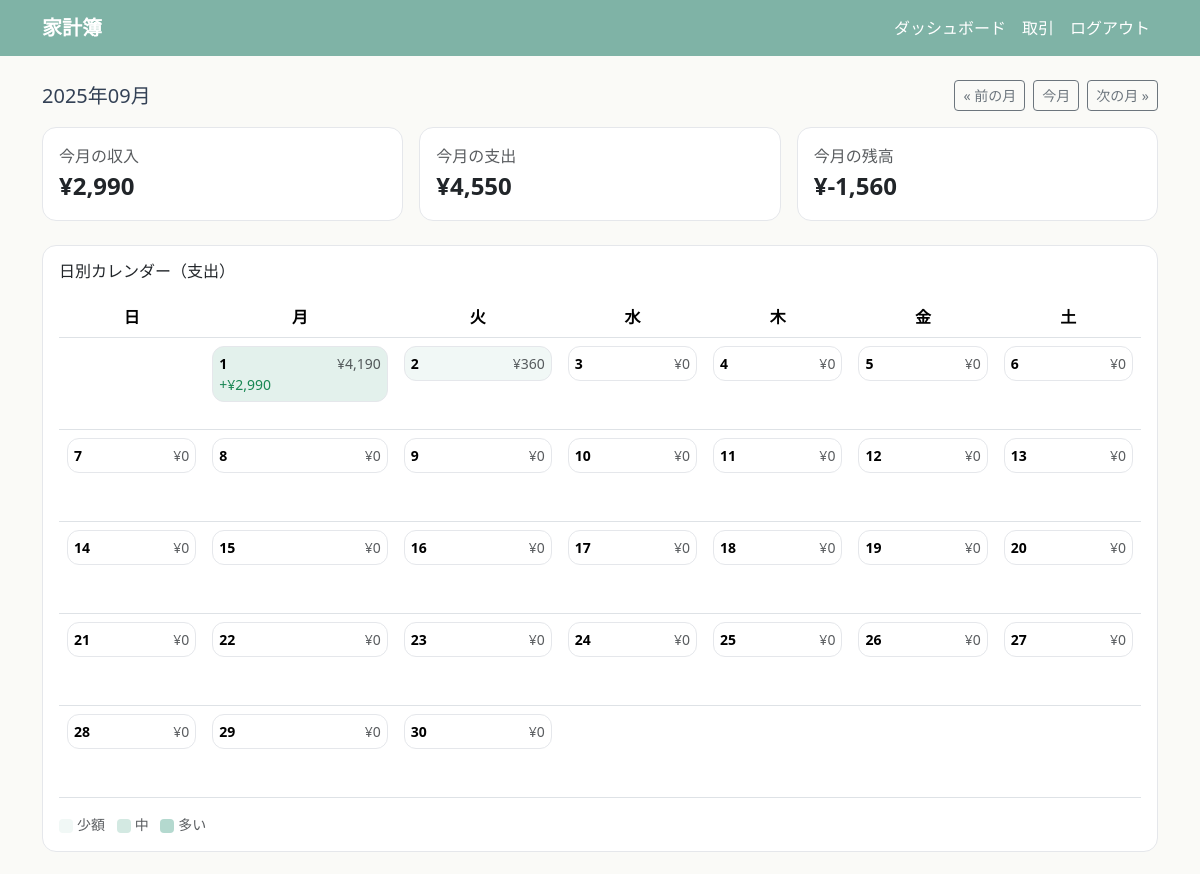
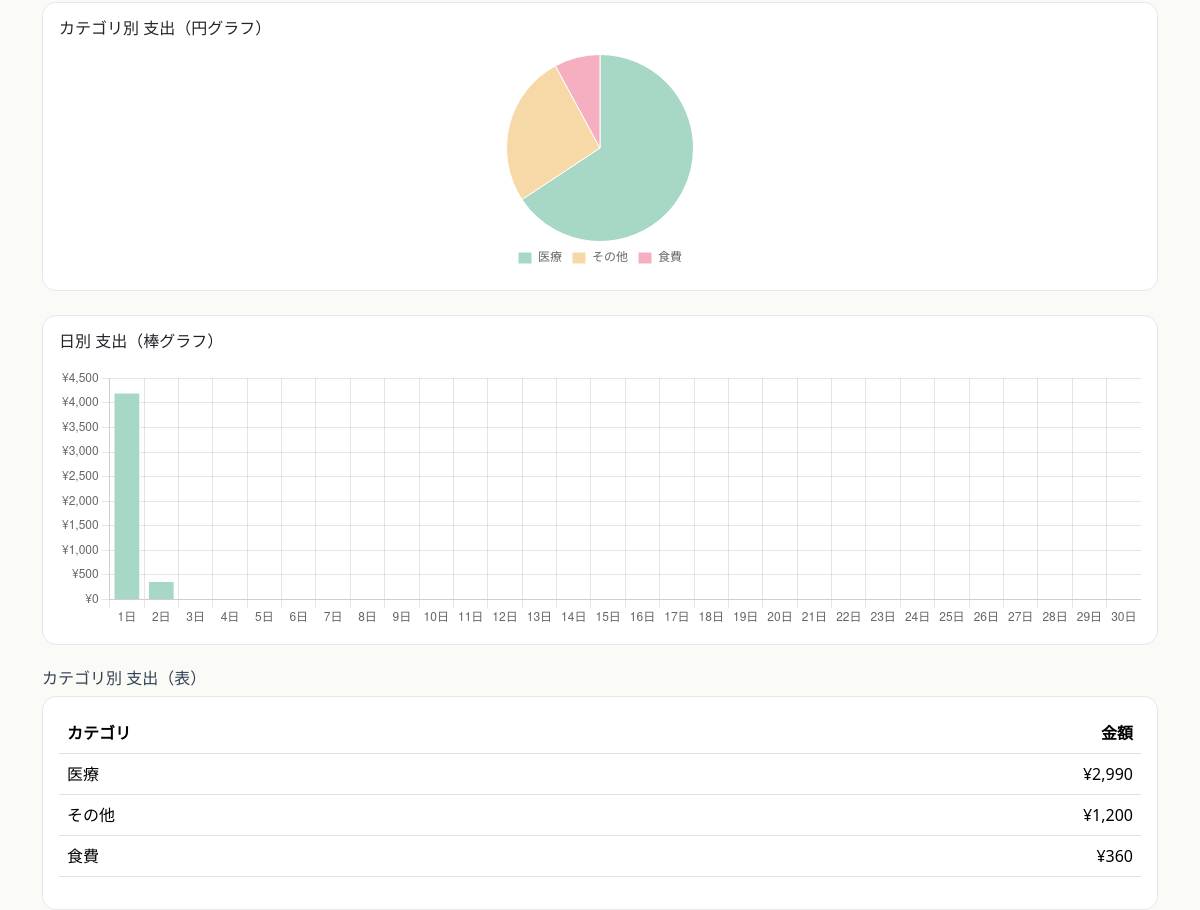
The page /dashboard (signed in) on the database its author committed (2 pictures, top to bottom).
### models.py (models this page shows)
class Category(db.Model):
    id = db.Column(db.Integer, primary_key=True)
    kind = db.Column(db.String(10), nullable=False)
    name = db.Column(db.String(50), nullable=False)
    __table_args__ = (
        CheckConstraint("kind IN ('expense','income')", name="ck_category_kind"),
    )

### app.py (the view)
@app.route("/dashboard")
@login_required
def dashboard():
    y = request.args.get("y", type=int)
    m = request.args.get("m", type=int)
    today = date.today()
    year = y or today.year
    month = m or today.month
    calendar.setfirstweekday(calendar.SUNDAY)
    month_start = date(year, month, 1)
    last_day = calendar.monthrange(year, month)[1]
    next_month_start = date(year + (1 if month == 12 else 0),
                            1 if month == 12 else month + 1, 1)
    prev_year  = year - 1 if month == 1  else year
    prev_month = 12        if month == 1  else month - 1
    next_year  = year + 1  if month == 12 else year
    next_month = 1         if month == 12 else month + 1
    this_month = (Transaction.query
                  .filter(Transaction.user_id == current_user.id,
                          Transaction.date >= month_start,
                          Transaction.date < next_month_start)
                  .all())
    income  = sum(t.amount for t in this_month if t.kind == "income")
    expense = sum(t.amount for t in this_month if t.kind == "expense")
    balance = income - expense
    by_cat = defaultdict(int)
    for t in this_month:
        if t.kind == "expense":
            by_cat[t.category.name if t.category else "未分類"] += t.amount
    cat_rows   = sorted(by_cat.items(), key=lambda x: x[1], reverse=True)
    cat_labels = [name for name, _total in cat_rows]
    cat_values = [total for _name, total in cat_rows]
    daily_income  = [0] * last_day
    daily_expense = [0] * last_day
    daily_balance = [0] * last_day
    for t in this_month:
        d = t.date.day
        if t.kind == "income":
            daily_income[d - 1] += t.amount
        else:
            daily_expense[d - 1] += t.amount
        daily_balance[d - 1] = daily_income[d - 1] - daily_expense[d - 1]
    weeks = calendar.monthcalendar(year, month)  # [[Sun..Sat], …]
    day_labels = [f"{d}日" for d in range(1, last_day + 1)]
    day_values = daily_expense  # 支出のみ
    return render_template(
        "dashboard.html",
        year=year, month=month, month_str=f"{year}年{month:02d}月",
        prev_year=prev_year, prev_month=prev_month,
        next_year=next_year, next_month=next_month,
        income=income, expense=expense, balance=balance, cat_rows=cat_rows,
        cat_labels=cat_labels, cat_values=cat_values,
        day_labels=day_labels, day_values=day_values,
        weeks=weeks,
        daily_income=daily_income,
        daily_expense=daily_expense,
        daily_balance=daily_balance
    )

### app.py (called while the page is built)
@login_manager.user_loader
def load_user(user_id):
    return User.query.get(int(user_id))

### templates/dashboard.html (shortened to what this page needs)
{% extends "base.html" %}
{% block content %}
<div class="d-flex justify-content-between align-items-center mb-3">
  <h2 class="h5 mb-0">{{ month_str }}</h2>
  <div class="d-flex gap-2">
    <a class="btn btn-outline-secondary btn-sm"
       href="{{ url_for('dashboard', y=prev_year, m=prev_month) }}">&laquo; 前の月</a>
    <a class="btn btn-outline-secondary btn-sm"
       href="{{ url_for('dashboard') }}">今月</a>
    <a class="btn btn-outline-secondary btn-sm"
       href="{{ url_for('dashboard', y=next_year, m=next_month) }}">次の月 &raquo;</a>
  </div>
</div>
<div class="row g-3 mb-4">
  <div class="col-md-4">
    <div class="card p-3">
      <div class="text-muted">今月の収入</div>
      <div class="fs-4 fw-semibold">¥{{ '{:,.0f}'.format(income) }}</div>
    </div>
  </div>
  <div class="col-md-4">
    <div class="card p-3">
      <div class="text-muted">今月の支出</div>
      <div class="fs-4 fw-semibold">¥{{ '{:,.0f}'.format(expense) }}</div>
    </div>
  </div>
  <div class="col-md-4">
    <div class="card p-3">
      <div class="text-muted">今月の残高</div>
      <div class="fs-4 fw-semibold">¥{{ '{:,.0f}'.format(balance) }}</div>
    </div>
  </div>
</div>
<div class="card p-3 mb-4">
  <h3 class="h6 mb-3">日別カレンダー（支出）</h3>
  <div class="table-responsive">
    <table class="table align-middle calendar-table">
      <thead>
        <tr class="text-muted">
          <th class="text-center">日</th>
          <th class="text-center">月</th>
          <th class="text-center">火</th>
          <th class="text-center">水</th>
          <th class="text-center">木</th>
          <th class="text-center">金</th>
          <th class="text-center">土</th>
        </tr>
      </thead>
      <tbody>
        {% for week in weeks %}
        <tr>
          {% for d in week %}
          {% if d == 0 %}
            <td></td>
          {% else %}
            {% set exp = daily_expense[d-1] %}
            {% set inc = daily_income[d-1] %}
            {% set heat = 0 %}
            {% if exp >= 20000 %}{% set heat = 5 %}
            {% elif exp >= 10000 %}{% set heat = 4 %}
            {% elif exp >= 5000 %}{% set heat = 3 %}
            {% elif exp >= 2000 %}{% set heat = 2 %}
            {% elif exp >= 1 %}{% set heat = 1 %}
            {% endif %}
            <td>
              <div class="daycell heat-{{ heat }}">
                <div class="d-flex justify-content-between small">
                  <span class="fw-semibold">{{ d }}</span>
                  <span class="text-muted">¥{{ '{:,.0f}'.format(exp) }}</span>
                </div>
                {% if inc > 0 %}
                  <div class="small text-success">+¥{{ '{:,.0f}'.format(inc) }}</div>
                {% endif %}
              </div>
            </td>
          {% endif %}
          {% endfor %}
        </tr>
        {% endfor %}
      </tbody>
    </table>
  </div>
  <div class="small text-muted">
    <span class="legend-box heat-1"></span>少額
    <span class="legend-box heat-3 ms-2"></span>中
    <span class="legend-box heat-5 ms-2"></span>多い
  </div>
</div>
<div class="card p-3 mb-4">
  <h3 class="h6 mb-3">カテゴリ別 支出（円グラフ）</h3>
  {% if cat_values and cat_values|sum > 0 %}
    <div class="d-flex justify-content-center">
      <div style="width:240px; max-width:100%; height:220px; max-height:220px;">
        <canvas id="pieByCategory"></canvas>
      </div>
    </div>
  {% else %}
    <div class="text-muted">この月の支出データがありません。</div>
  {% endif %}
</div>
<div class="card p-3 mb-4">
  <h3 class="h6 mb-3">日別 支出（棒グラフ）</h3>
  {% if day_values and day_values|sum > 0 %}
    <div style="height:260px;">
      <canvas id="barByDay"></canvas>
    </div>
  {% else %}
    <div class="text-muted">この月の支出データがありません。</div>
  {% endif %}
</div>
<h3 class="h6">カテゴリ別 支出（表）</h3>
<div class="card p-3">
  <div class="table-responsive">
    <table class="table">
      <thead><tr><th>カテゴリ</th><th class="text-end">金額</th></tr></thead>
      <tbody>
        {% for name, total in cat_rows %}
          <tr>
            <td>{{ name }}</td>
            <td class="text-end">¥{{ '{:,.0f}'.format(total) }}</td>
          </tr>
        {% else %}
          <tr><td colspan="2" class="text-center text-muted">この月の支出はまだありません。</td></tr>
        {% endfor %}
      </tbody>
    </table>
  </div>
</div>
<script>
  const catLabels = {{ cat_labels|tojson }};
  const catValues = {{ cat_values|tojson }};
  const dayLabels = {{ day_labels|tojson }};
  const dayValues = {{ day_values|tojson }};
  const pastel = ['#A7D7C5','#F7D9A8','#F6AEC1','#C9C8FF','#F9C5D5','#B8E1FF','#D7E3FC','#FFE2B8','#C7F9CC','#FFD6A5'];
  const pieEl = document.getElementById('pieByCategory');
  if (pieEl && catValues.length && catValues.reduce((a,b)=>a+b,0) > 0) {
    new Chart(pieEl, {
      type: 'pie',
      data: {
        labels: catLabels,
        datasets: [{
          data: catValues,
          backgroundColor: catLabels.map((_, i) => pastel[i % pastel.length]),
          borderWidth: 1, borderColor: '#fff'
        }]
      },
      options: {
        responsive: true, maintainAspectRatio: false,
        plugins: {
          legend: { position: 'bottom', labels: { boxWidth: 14, font: { size: 12 } } },
          tooltip: { callbacks: { label: (ctx) => `${ctx.label}: ¥${(ctx.parsed||0).toLocaleString()}` } }
        }
      }
    });
  }
  const barEl = document.getElementById('barByDay');
  if (barEl && dayValues.length && dayValues.reduce((a,b)=>a+b,0) > 0) {
    new Chart(barEl, {
      type: 'bar',
      data: {
        labels: dayLabels,
        datasets: [{ label: '支出', data: dayValues, backgroundColor: '#A7D7C5' }]
      },
      options: {
        responsive: true, maintainAspectRatio: false,
        scales: {
          y: { beginAtZero: true, ticks: { callback: (v) => '¥' + Number(v).toLocaleString() } }
        },
        plugins: {
          legend: { display: false },
          tooltip: { callbacks: { label: (ctx) => '¥' + (ctx.parsed.y||0).toLocaleString() } }
        }
      }
    });
  }
</script>
{% endblock %}

### templates/base.html (style rules this page uses)
body { background: #FAFAF7; color: #334155; }
.card { border: 1px solid #E5E7EB; border-radius: 14px; }
.table thead { background: #F7F7F4; }

### templates/dashboard.html (style rules this page uses)
.calendar-table td { height: 92px; vertical-align: top; }
.daycell { border: 1px solid #E5E7EB; border-radius: 12px; padding: 6px; background: #fff; }
.heat-0 { background: #ffffff; }
.heat-1 { background: #F1F8F6; }
.heat-2 { background: #E3F1EC; }
.heat-3 { background: #D3E9E2; }
.heat-5 { background: #B4D9CF; }
.legend-box { display:inline-block; width:14px; height:14px; margin-right:4px; border-radius:4px; vertical-align:middle; }

### rows shown on the page
Category: name "医療", total "2,990"
Category: name "その他", total "1,200"
Category: name "食費", total "360"

### other values the page prints
{{ month_str }} "2025年09月"
{{ '{:,.0f}'.format(income) }} "2,990"
{{ '{:,.0f}'.format(expense) }} "4,550"
{{ '{:,.0f}'.format(balance) }} "-1,560"
{{ d }} "1" "2" "3" "4" "5" "6" "7" "8" "9" "10" "11" "12" "13" "14" "15" "16" "17" "18" "19" "20" "21" "22" "23" "24" "25" "26" "27" "28" "29" "30"
{{ '{:,.0f}'.format(exp) }} "4,190" "360" "0" "0" "0" "0" "0" "0" "0" "0" "0" "0" "0" "0" "0" "0" "0" "0" "0" "0" "0" "0" "0" "0" "0" "0" "0" "0" "0" "0"
{{ '{:,.0f}'.format(inc) }} "2,990"
chart data {{ cat_values|tojson }} [2990, 1200, 360]
chart data {{ day_values|tojson }} [4190, 360, 0, 0, 0, 0, 0, 0, 0, 0, 0, 0, 0, 0, 0, 0, 0, 0, 0, 0, 0, 0, 0, 0, 0, 0, 0, 0, 0, 0]
